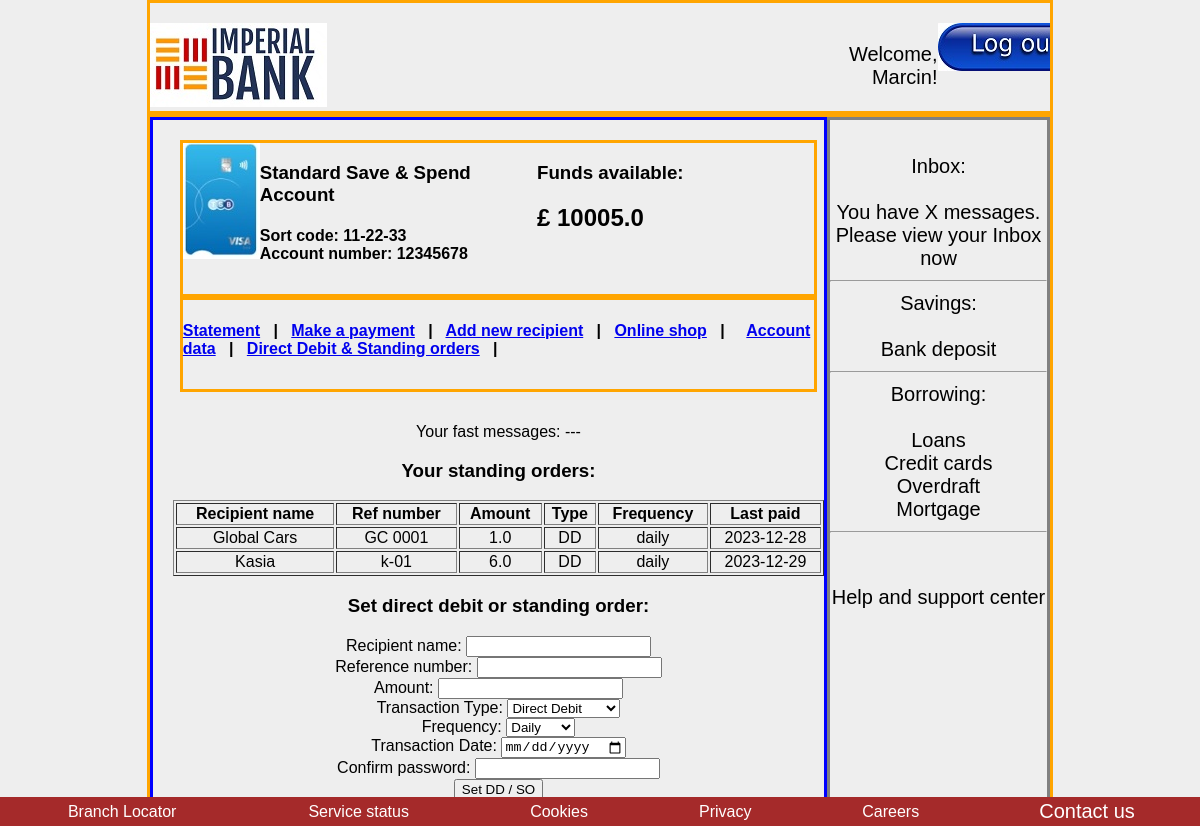
The app's page /direct_debit_standing_orders (signed in) with its own data.
### models/models.py (models this page shows, shortened)
class Users(db.Model, UserMixin):
    id = db.Column(db.Integer, primary_key=True)
    username = db.Column(db.String(50), unique=True, nullable=False)
    password_hash = db.Column(db.String(128), nullable=False)
    role = db.Column(db.String(20), nullable=False, default='client')
    email = db.Column(db.String(120), unique=True, nullable=False)
    phone_number = db.Column(db.String(20), nullable = False)
    country = db.Column(db.String(50))
    transactions = db.relationship('Transaction', backref='user', lazy=True)

class Transaction(db.Model):
    user_id = db.Column(db.Integer, db.ForeignKey('users.id'), nullable=False)
    id = db.Column(db.Integer, primary_key=True)
    transaction_date = db.Column(db.Date, default=date.today)
    transaction_type = db.Column(db.String(20), nullable=False)
    sort_code = db.Column(db.String(10), nullable=False)
    account_number = db.Column(db.String(20), nullable=False)
    transaction_description = db.Column(db.String(255) , nullable=False)
    debit_amount = db.Column(db.Float)
    credit_amount = db.Column(db.Float)
    balance = db.Column(db.Float, nullable=False)

class DDSO(db.Model):
    id = db.Column(db.Integer, primary_key=True)
    user_id = db.Column(db.Integer, db.ForeignKey('users.id'), nullable=False)
    amount = db.Column(db.Float, nullable=False)
    recipient = db.Column(db.String(50),  nullable=False)
    reference_number = db.Column(db.String(100), nullable=False)
    next_payment_date = db.Column(db.Date, nullable=False)
    transaction_type = db.Column(db.String(20), nullable=False)
    frequency = db.Column(db.String(50))  # np. 'monthly'

### routes/transfer.py (the view, shortened to what this page needs)
@ddso_bp.route('/direct_debit_standing_orders', methods=['GET', 'POST'])
@login_required
def ddso():
    user_transactions = Transaction.query.filter_by(user_id=current_user.id).all()
    user_dd_so = DDSO.query.filter_by(user_id=current_user.id).all()
    last_transaction = Transaction.query.filter_by(user_id=current_user.id).order_by(Transaction.id.desc()).first()
    form = DDSOForm()
    return render_template('ddso.html', form=form, user=current_user, all_transactions=user_transactions, all_dd_so=user_dd_so,  last_transaction=last_transaction)

### forms/forms.py
class DDSOForm(FlaskForm):
    amount = FloatField('Amount', validators=[DataRequired(), NumberRange(min=0)])
    recipient = StringField('Recipient', validators=[DataRequired()])
    reference_number = StringField('Reference number', validators=[DataRequired()])
    next_payment_date = DateField('Next payment date', format='%Y-%m-%d', validators=[DataRequired()])
    transaction_type = SelectField('Transaction type', choices=[('DD', 'Direct Debit'), ('SO', 'Standing Order')], validators=[DataRequired()])
    frequency = SelectField('Frequency', choices=[('monthly', 'Monthly'), ('daily', 'Daily')], validators=[DataRequired()])
    confirm_password = PasswordField('Confirm Password', validators=[DataRequired()])
    submit = SubmitField('Add DD / SO')

### app.py (called while the page is built)
@app.before_request
def initialize_database():
    db.create_all()
    session.permanent = True

@login_manager.user_loader
def load_user(user_id):
    return Users.query.get(int(user_id))

### templates/ddso.html (shortened to what this page needs)
{% extends 'base2.html' %}
{% block precontent %}
{% with messages = get_flashed_messages() %}
{% if not messages %}
    <p>Your fast messages: ---</p>
{% endif %}
{% endwith %}
<h3>Your standing orders: </h3>
<table border="1" class="center-table">
    <thead>
    <tr>
        <th>Recipient name</th>
        <th>Ref number</th>
        <th>Amount</th>
        <th>Type</th>
        <th>Frequency</th>
        <th>Last paid</th>
    </tr>
    </thead>
    <tbody>
    {% for dd_so in all_dd_so %}
        <tr>
        <td>{{ dd_so.recipient }}</td>
        <td>{{ dd_so.reference_number }}</td>
        <td>{{ dd_so.amount }}</td>
        <td>{{ dd_so.transaction_type }}</td>
        <td>{{ dd_so.frequency }}</td>
        <td>{{ dd_so.next_payment_date }}</td>
        </tr>
    {% endfor %}
    </tbody>
</table>
<h3>Set direct debit or standing order:</h3>
<form action="{{ url_for('ddso_bp.ddso') }}" method="post" role="form">
    <label for="recipient">Recipient name:</label>
    <input type="text" id="recipient" name="recipient" required><br>
    <label for="reference_number">Reference number:</label>
    <input type="text" id="reference_number" name="reference_number" required><br>
    <label for="amount">Amount:</label>
    <input type="number" step="0.01" id="amount" name="amount" required><br>
    <label for="transaction_type">Transaction Type:</label>
    <select id="transaction_type" name="transaction_type" def required>
        <option value="DD">Direct Debit</option>
    </select><br>
    <label for="frequency">Frequency:</label>
    <select id="frequency" name="frequency" def required>
        <option value="daily">Daily</option>
    </select><br>
    <label for="next_payment_date">Transaction Date:</label>
    <input type="date" id="next_payment_date" name="next_payment_date" required><br>
    <label for="confirm_password">Confirm password:</label>
    <input type="password" id="confirm_password" name="confirm_password" required><br>
    <input type="submit" value="Set DD / SO"><br>
</form>
{% endblock %}

### templates/base2.html (shortened to what this page needs)
<!DOCTYPE html>
<html lang="en">
<head>
    <link rel="stylesheet" href="{{ url_for('static', filename='styles.css') }}">
</head>
<body>
    <header>
        <div class="container5">
            <div class="left4">
                <img src="static/imperial-bank-2.jpg" alt="Imperial Bank">
            </div>
            <div class="right4">
                <p>Welcome, {{ current_user.username }}!</p>
            </div>
            <div class="right4">
                <a href="{{ url_for('logout') }}"><img src="static/logout.jpg"> </a>
            </div>
        </div>
    </header>
    <main>
        <div class="container5">
            <div class="left5">
                <div class="container100">
                    <div class="visa">
                        <img src="static/visa.jpg">
                    </div>
                    <div class="visa2">
                        <h3>Standard Save & Spend Account</h3>
                        <h4>Sort code: {{ last_transaction.sort_code }}  <br>
                        Account number: {{ last_transaction.account_number }}</h4>
                    </div>
                    <div class="visa3">
                        <h3>Funds available:</h3>
                        <h2> £ {{ last_transaction.balance }}</h2>
                    </div>
                </div>
                <div class="container100">
                    <h4><a href="{{ url_for('dashboard') }}"> Statement</a>  &nbsp | &nbsp
                    <a href="{{ url_for('make_payment') }}"> Make a payment</a>  &nbsp | &nbsp
                    <a href="{{ url_for('add_recipient') }}"> Add new recipient</a>  &nbsp | &nbsp
                    <a href="{{ url_for('online_shop') }}"> Online shop</a>  &nbsp | &nbsp &nbsp
                    <a href="{{ url_for('account_data') }}"> Account data</a>  &nbsp | &nbsp
                    <a href="{{ url_for('ddso_bp.ddso') }}"> Direct Debit & Standing orders</a>  &nbsp | &nbsp </h4>
                </div>
                <div class="center">
                    {% block precontent%}
                    {%  endblock %}
                </div>
            </div>
            <div class="right5">
                <div class="center">
                    Inbox: <br><br>
                    You have X messages. Please view your Inbox now<br>
                    <hr>
                    Savings: <br><br>
                    Bank deposit <br>
                    <hr>
                    Borrowing: <br><br>
                    Loans <br>
                    Credit cards <br>
                    Overdraft <br>
                    Mortgage <br>
                    <hr> <br>
                    <p>Help and support center</p>
                </div>
            </div>
        </div>
    </main>
    <footer>
        <table class="footer">
            <tr>
                <td  class="center2">
                    Branch Locator
                </td>
                <td class="center2">
                    Service status
                </td>
                <td class="center2">
                    Cookies
                </td>
                <td class="center2">
                    Privacy
                </td>
                <td class="center2">
                    Careers
                </td>
                <td class="center2">
                    <a href="contact_us" class="link">Contact us</a>
                </td>
            </tr>
        </table>
    </footer>
</body>
</html>

### static/styles.css (style rules this page uses)
body { font-family: 'Arial', sans-serif; margin: 0; padding: 0; background-color: #eee; }
.center { margin-left: auto; margin-right: auto; padding-left: 0px; padding-top: 15px; text-align: center; }
.center-table { margin-left: auto; margin-right: auto; text-align: center; width: 100%; }
.center2 { padding-left: 30px; padding-right: 30px; align-self: center; }
.footer { position: fixed; left: 0; bottom: 0; width: 100%; background-color: brown; color: white; text-align: center; }
.link { color: white; font-size: 20px; transition: color 2s ease; text-decoration: none; }
.left4 { flex: 6; text-align: left; padding-top: 20px; }
.right4 { flex: 1; text-align: right; justify-content: right; overflow: auto; padding-top: 20px; font-size: 20px; }
.container5 { display: flex; justify-content: space-between; margin: 0 auto; max-width: 75%; border-color: orange; border-style: solid; }
.left5 { flex: 3; text-align: left; padding-top: 20px; padding-left: 20px; padding-bottom: 20px; border-color: blue; border-style: solid; }
.right5 { flex: 1; text-align: right; justify-content: right; overflow: auto; padding-top: 20px; font-size: 20px; border-color: grey; border-style: solid; }
.container100 { display: flex; justify-content: space-between; margin: 0 auto; max-width: 97%; border-color: orange; border-style: solid; padding-bottom: 10px; }
.visa { flex: 1; }
.visa2 { flex: 4; }
.visa3 { flex: 4; }

### records on screen
Users: username "Marcin"
Transaction: sort_code "11-22-33", account_number "12345678", balance "10005.0"
DDSO: recipient "Global Cars", reference_number "GC 0001", amount "1.0", transaction_type "DD", frequency "daily", next_payment_date "2023-12-28"
DDSO: recipient "Kasia", reference_number "k-01", amount "6.0", transaction_type "DD", frequency "daily", next_payment_date "2023-12-29"
